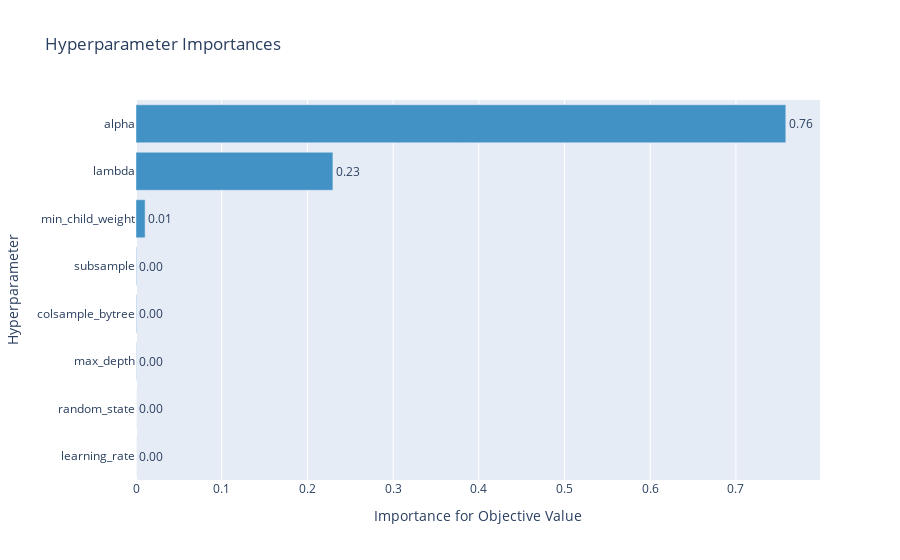

Notebook source saved alongside this figure:
### Code cell
optuna.visualization.plot_param_importances(study)

### Figure 1 — Plotly figure (JSON) as saved in the notebook; plotly's stock layout.template omitted (floating-point values rounded to 4 significant figures)
{"data": [{"cliponaxis": false, "hovertemplate": ["learning_rate (CategoricalDistribution): 3.138179765264914e-29<extra></extra>", "random_state (CategoricalDistribution): 9.414539295795023e-29<extra></extra>", "max_depth (CategoricalDistribution): 0.00028847390151815426<extra></extra>", "colsample_bytree (CategoricalDistribution): 0.0005769478030363085<extra></extra>", "subsample (CategoricalDistribution): 0.0005769478030363085<extra></extra>", "min_child_weight (IntUniformDistribution): 0.010593688680710058<extra></extra>", "lambda (LogUniformDistribution): 0.22976282774807988<extra></extra>", "alpha (LogUniformDistribution): 0.7582011140636193<extra></extra>"], "marker": {"color": "rgb(66,146,198)"}, "orientation": "h", "text": ["3.138179765264914e-29", "9.414539295795023e-29", "0.00028847390151815426", "0.0005769478030363085", "0.0005769478030363085", "0.010593688680710058", "0.22976282774807988", "0.7582011140636193"], "textposition": "outside", "texttemplate": "%{text:.2f}", "type": "bar", "x": [3.138e-29, 9.415e-29, 0.0002885, 0.0005769, 0.0005769, 0.01059, 0.2298, 0.7582], "y": ["learning_rate", "random_state", "max_depth", "colsample_bytree", "subsample", "min_child_weight", "lambda", "alpha"]}], "layout": {"showlegend": false, "title": {"text": "Hyperparameter Importances"}, "xaxis": {"title": {"text": "Importance for Objective Value"}}, "yaxis": {"title": {"text": "Hyperparameter"}}}}
